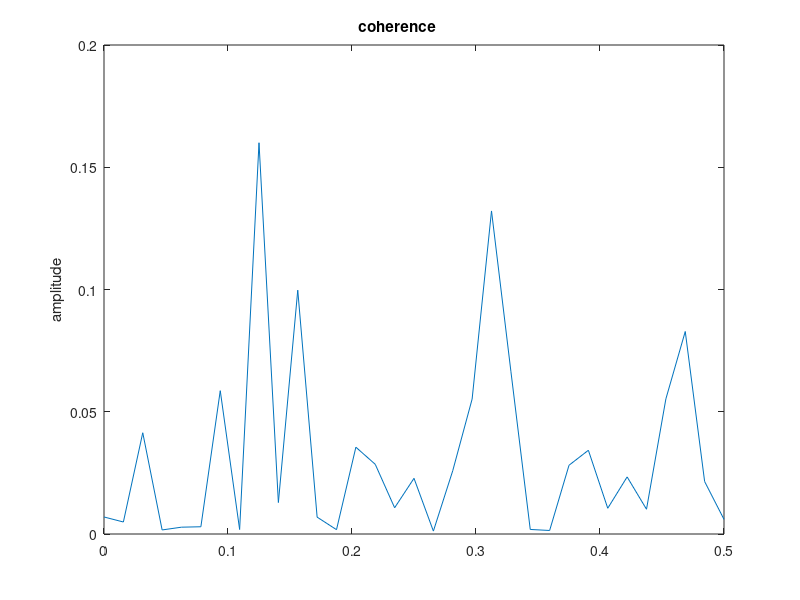

The MATLAB script that drew this image: (Note: this script raises an error after producing the figure.)
%% simulate and plot

plot(rand(100))

x = rand(1024,1);
z=mscohere(sin(x),cos(x))
mean(z)
z=mscohere(sin(2*pi*x),cos(2*pi*x))
hist(z,[1000])
hist(x,[100])

plot(cos(2*pi*x),sin(2*pi*x))
plot(cos(x),sin(x))
axis equal

plot(cos((x-mean(x))/std(x)))

plot(sin([0:0.001:1]))
plot([0:0.001:1])
plot(sin([0:0.01:3]))
plot(sin([0:0.01:4]))

xs=sin(2*pi*x)+sin(2*pi*4*x)+sin(2*pi*8*x)+sin(2*pi*12*x)+sin(2*pi*24*x)
xc=cos(2*pi*x)+cos(2*pi*4*x)+cos(2*pi*8*x)+cos(2*pi*12*x)+cos(2*pi*24*x)
corr(abs(fft(xs)),abs(fft(xc)))

mscohere(xs,xc)
mscohere(xs,xc,hanning(24),12,24)
z=mscohere(xs,xc)

plot(x)
plot(xc)
plot(xs)
plot(xs,xc,'r.')
plot(xcorr(x,x))
plot(xcorr(xs,xc))

%http://www.mathworks.com/help/signal/examples/measuring-signal-similarities.html